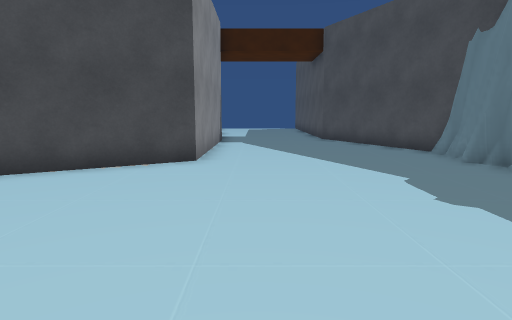
View 1 (above)

14 first-person views from a walk through a 3-D level made in the Unity game engine. The camera is 1.2 m above the floor, tilts 8° down and sees 75° across. The floor is counted in squares, 1 m on a side. Each view is taken from the middle of a square. On the plan, view 1 faces up. The plan holds only what a view shows up to about 14 squares ahead; the rest is blank. The place goes on beyond the plan.

View 2
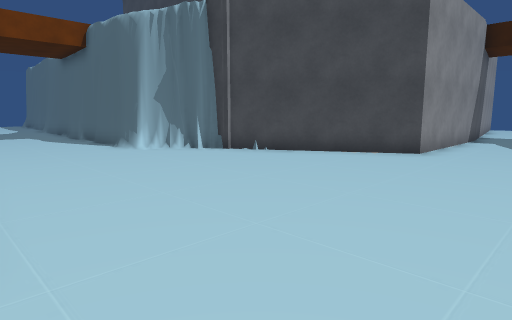

View 3
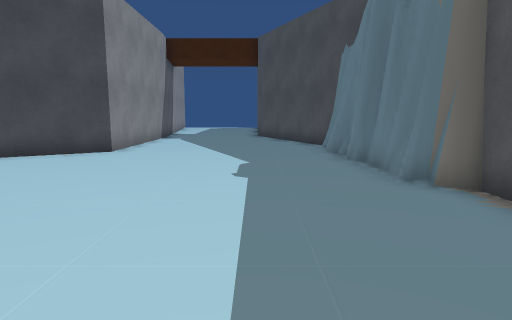

View 4
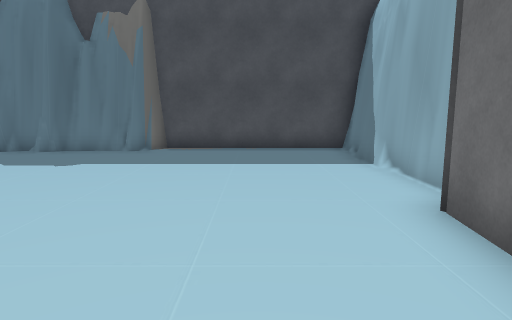

View 5
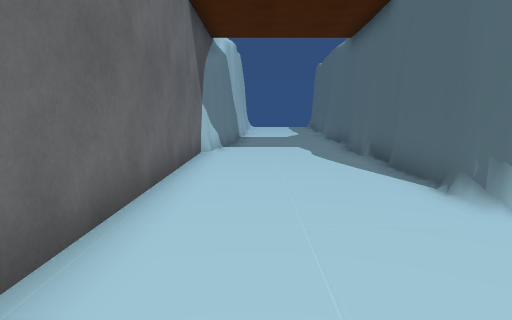

View 6
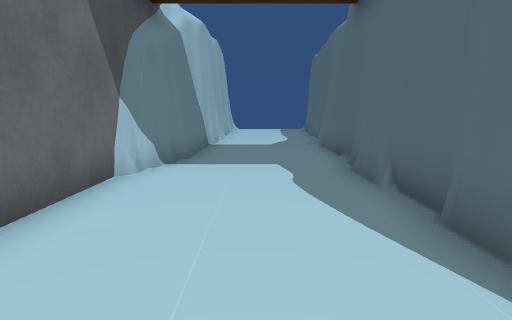

View 7
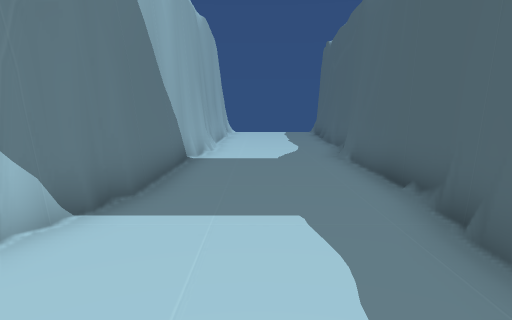

View 8
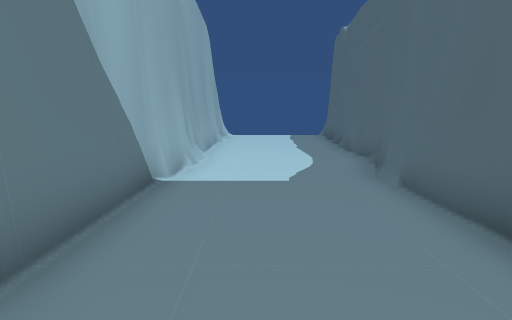

View 9
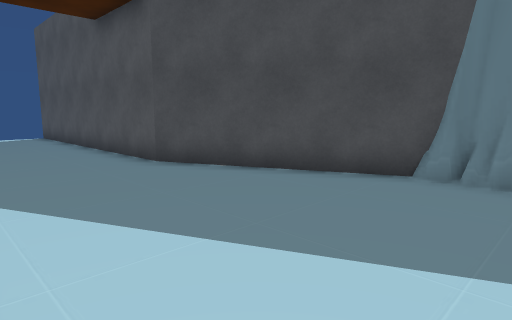

View 10
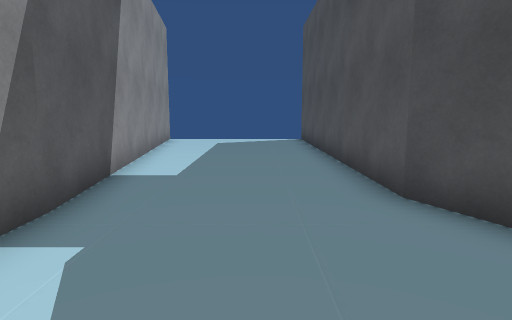

View 11
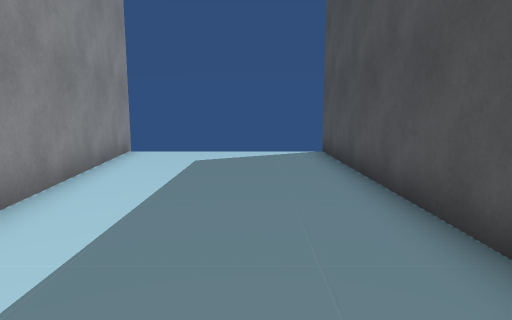

View 12
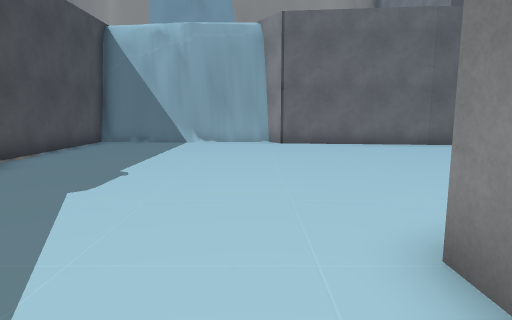

View 13
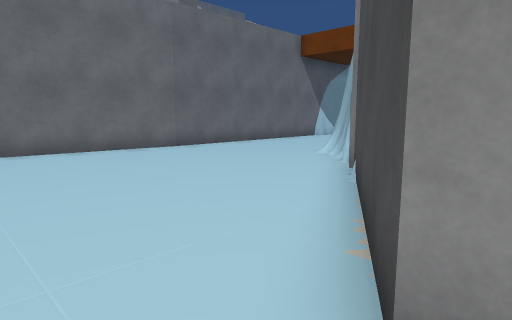

View 14
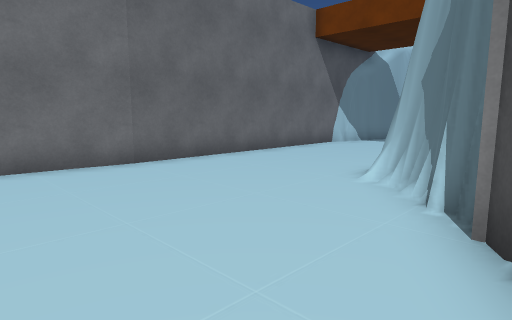

### Floor plan
Points are (right, up) in squares from view 1. A wall is a line through its corners. A room is listed if a view was taken in it or the views show most of it. See-through windows are left out.
Room 1 (views 1, 2, 3, 4, 5, 6, 7, 8, 9, 10, 11, 12, 13, 14)
walls: (-6.5, 5.3) (-7.2, 5.3) (-7.5, 5) (-9.1, 3.7); (-7.5, 4.9) (-8.5, 4.3) (-9.1, 3.1) (-13.7, 3.1); (-7.5, 4.7) (-8.3, 4.6) (-8.8, 4); (-7.9, 4.7) (-8.3, 4.6); (-9, 3.4) (-10.2, 3); (-9.1, 3.4) (-10.2, 3.3); (-9.4, 3.5) (-9.9, 3.3); (-9.5, 3.2) (-11, 3); (-9.7, 3.5) (-10.2, 3.5); (-9.8, 3.1) (-10.6, 3.2) (-11, 3.1); (-10.6, 3.5) (-11.1, 3.5); (-6.6, -1.7) (-1, -2.3) (-0.5, -3.1) (-0.2, -3.2); (-12.6, 3.3) (-14.6, 3.3); (-12.9, 3.4) (-13.4, 3.3); (-1.5, 15) (-1.5, 8.4) (-6.9, 5.3); (-0.5, -3.1) (6.4, -3.1); (5.6, 8.1) (5.6, 10.3); (5.8, 7.1) (5.8, 7.8) (5.4, 8.2); (5.8, 7.4) (5.5, 8.6) (5.8, 10); (5.8, 4.4) (5.8, 6.5); (6, 6) (5.6, 6.5) (5.6, 7); (6, 4.3) (6, 4.8); (0.8, -3) (2.4, -3.2); (5.8, 9.1) (5.8, 10.2); (6.1, 4) (5.7, 5.5); (5.9, 9.5) (3.1, 15.7) (3.1, 26.6); (-14.2, 3.5) (-15.5, 3.5); (6.2, 3.4) (5.9, 3.8); (1.6, -3.2) (2.7, -2.9); (-14.5, 3.1) (-16.2, 3.1); (-15, 3.2) (-17.4, 3.5); (2.9, -3.1) (3.8, -2.9); (3.2, -2.9) (3.7, -3); (3.7, -2.8) (6, -3.1); (4, -2.8) (5.5, -3.2); (-15.6, 3.3) (-17.1, 3.3); (-15.9, 3.1) (-17.1, 3.5) (-22.5, 3.5); (4.5, -3) (5.2, -2.9); (5.1, -3.3) (5.7, -3.4); (6.5, -3.5) (6.5, 3.2) (5.8, 3.7) (5.8, 4.2); (-16.6, -1.3) (-16.2, -1.5); (-17.1, -1.2) (-15.7, -1.5); (-19.3, 3.7) (-20.1, 3.8); (-17.9, -0.8) (-17.5, -1.1); (-17.9, -0.9) (-15.6, -1.7) (-6.5, -1.7); (-19.4, 3.4) (-21.7, 3.7); (-20.3, 3.7) (-21.2, 3.7); (-20.5, 3.8) (-21, 3.9); (-21.2, 3.9) (-21.7, 4); (-21.5, 3.7) (-22.5, 3.7); (-21.8, 3.8) (-22.8, 3.7); (-22.2, 3.6) (-24.4, 4.2); (-22.7, 3.9) (-23.3, 4); (-23.8, 4.1) (-24.9, 4.2) (-26.5, 4.2); (-23.9, 4.3) (-25.3, 4.4); (-23.8, -0.6) (-20.5, -1); (-3.1, 26.9) (-1.5, 14.9); (-25.4, 4.4) (-26.3, 4.5); (-25.4, 4.3) (-26.3, 4.4); (-25, -0.9) (-17.1, -0.9) (-16.2, -1.5); (-25.9, -0.9) (-23.8, -0.7); (-26.6, -0.9) (-25.1, -0.9)
low walls: (-16.2, -1.5) (-15.6, -1.5) (-15.2, -1.8); (-21.3, 3.5) (-23.1, 3.7); (-21.9, 3.6) (-22.4, 3.6); (-23.7, 4) (-24.4, 4); (-24.1, 3.5) (-25.1, 3.5); (-26, -0.6) (-23.5, -0.7)

Positions as (right, up) in squares from view 1, and headings:
1: (0, 0), facing up
2: (2, -2), facing up-left
3: (3, -2), facing up
4: (-5, 0), facing right
5: (-5, 0), facing left
6: (-9, 1), facing left
7: (-13, 1), facing left
8: (-16, 1), facing left
9: (-1, 8), facing up-right
10: (1, 11), facing up
11: (1, 16), facing up
12: (0, 11), facing down
13: (0, 9), facing down-left
14: (-3, 6), facing down-left
